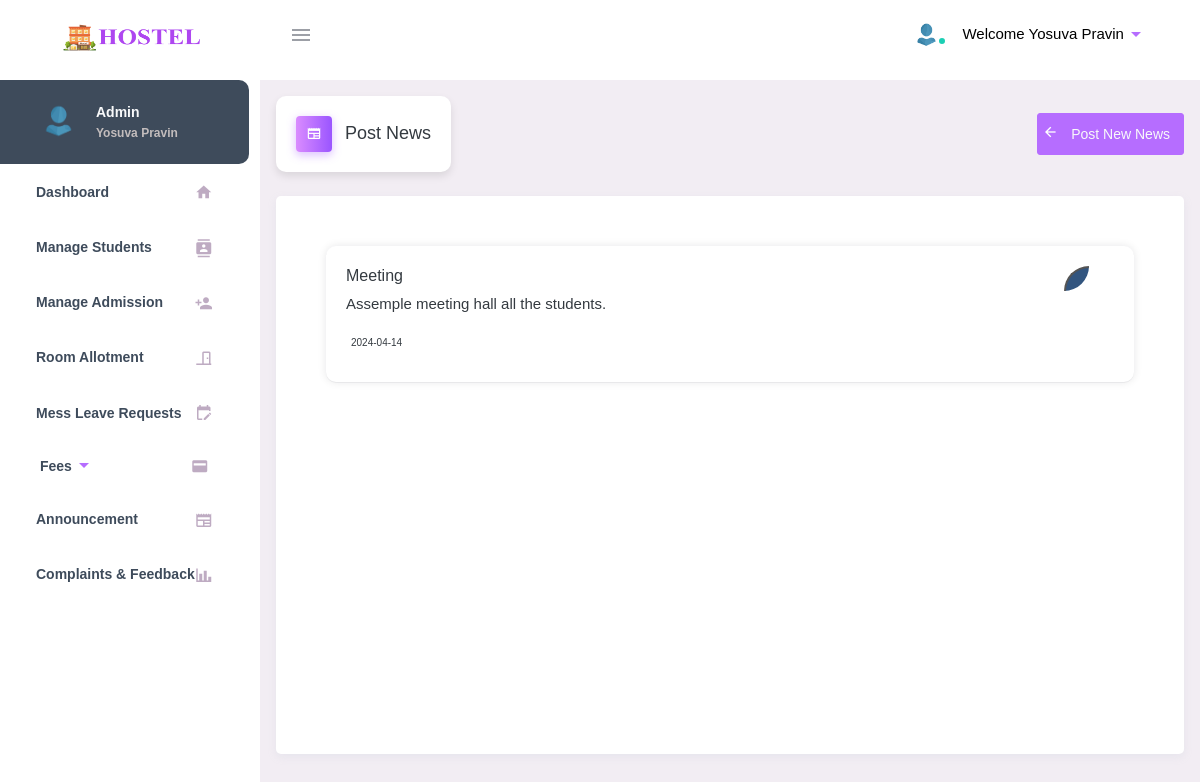
Page /admin/news_displayed.php (signed in) on the committed database.
### tables this page shows
CREATE TABLE `news` (
  `id` int(11) NOT NULL,
  `news_id` varchar(255) NOT NULL,
  `title` varchar(255) NOT NULL,
  `content` text NOT NULL,
  `date_published` date NOT NULL
);

### admin/news_displayed.php (the view, shortened to what this page needs)
<?php
include("../dbconnect.php");
$query = "SELECT * FROM news ORDER BY date_published DESC";
$result = mysqli_query($connect, $query);
?>
<!DOCTYPE html>
<html lang="en">
<head>
    <link rel="stylesheet" href="./include/materialdesignicons.min.css">
    <link rel="stylesheet" href="./include/vendor.bundle.base.css">
    <link rel="stylesheet" href="https://cdn.jsdelivr.net/npm/@mdi/font/css/materialdesignicons.min.css">
    <link rel="stylesheet" href="../dist/css/style.min.css">
    <link rel="stylesheet" href="./include/style.css">
    <link rel="stylesheet" href="./include/news.css">
    <link rel="stylesheet" href="./include/exstyle.css">
</head>
<body class="">
    <div class="container-scroller">
        <?php include 'navbar.php' ?>
        <div class="container-fluid page-body-wrapper pt-0 proBanner-padding-top">
            <?php include 'sidebar.php' ?>
            <div class="main-panel">
                <div class="content-wrapper p-3">
                    <div class="page-header">
                        <h3 class="page-title"style="font-family: 'Montserrat Alternates', sans-serif;
">
                            <span class="page-title-icon bg-gradient-primary text-white mr-2">
                                <i class="mdi mdi-newspaper menu-icon"></i>
                            </span> Post News
                        </h3>
                        <a href="./news_post.php" class="btn btn--radius-2 btn--blue btn-primary p-1 float-right"><i class="mdi mdi-arrow-left menu-icon"></i>
                            <button class="btn text-light m-2 p-0" type="submit" value="Preview">Post New News</button>
                        </a>
                    </div>
                    <div class="card d-flex justify-content-center align-items-center">
                        <div class="card-body col-12">
                            <div class="col p-0">
                                <section class="cont">
                                    <?php
                                    if (mysqli_num_rows($result) > 0) {
                                        while ($row = mysqli_fetch_assoc($result)) {
                                            $title = $row['title'];
                                            $content = $row['content'];
                                            $date_published = $row['date_published'];
                                            echo "<div class='news-item'>";
                                            echo "<h3 class='news-title'>$title</h3>";
                                            echo "<p class='news-cont'>$content</p>";
                                            echo "<h6 class='news-date'>$date_published</h6>";
                                            echo "<form method='post' action='news_displayed.php' class='del_btn'>";
                                            echo "<button type='submit' class='del' name='delete_news'><i class='fas fa-trash'></i></button>";
                                            echo "</form>";
                                            echo "</div>";
                                        }
                                    } else {
                                        echo "<div class='no-news'><img src='./include/no_news.png' alt='No news available'></div>";
                                    }
                                    ?>
                                </section>
                            </div>
                        </div>
                    </div>
                </div>
            </div>
        </div>
    </div>
</body>
</html>

### admin/include/news.css (style rules this page uses)
.del_btn { border-radius: 50px; position: absolute; right: 0; top: 0%; padding: 20px; }
.news-item { position: relative; padding: 300px; background-color: rgb(255, 255, 255); margin: 10px; padding: 5px; border-radius: 10px; padding: 20px; box-shadow: rgba(17, 17, 26, 0.05) 0px 1px 0px, rgba(17, 17, 26, 0.1) 0px 0px 8px; overflow: hidden; }
.del { background-color: #32557f; width: 50px; height: 50px; clip-path: circle(50% at 0 0); border-radius: 50%; text-align: center; align-items: center; justify-content: center; display: flex; position: relative; }
.del i { color: rgb(255, 255, 255); font-size: 1rem; position: absolute; }
.news-title { font-size: 1rem; }
.news-date { padding: 5px; font-size: 10px; }
.card { height: 80%; }

### admin/include/exstyle.css (style rules this page uses)
.page-title, .date, .time { background-color: #fff; box-shadow: 0 4px 8px rgba(0, 0, 0, 0.1); padding: 20px; border-radius: 10px; display: inline-block; }
.menu-icon { transition: transform 0.3s ease; }
body { font-family: Verdana, Geneva, sans-serif; font-size: 14px; }

### rows in the picture
news: title "Meeting", content "Assemple meeting hall all the students.", date_published "2024-04-14"

### other values in the picture
$_SESSION['name'] "Yosuva Pravin"
